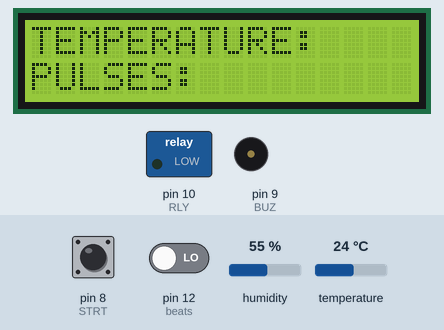
Recording of a sketch running on a simulated Arduino Uno, built with avr-gcc and run on an emulated ATmega328P. Parts: 16×2 character LCD, switched loads named in the sketch (green lamp = pin HIGH), buzzer (waves = sounding, pin HIGH). The inputs (shaded band) are chosen by the test bench; at power-on: pin 8 (STRT) HIGH, temperature 24 °C, pin 12 (beats) LOW, humidity 55 %. What the sketch prints to the serial monitor is not drawn.

Above: at 0.8 s.
0.9 s: pin 8 (STRT) pulled LOW for 0.15 s
At 1.2 s:
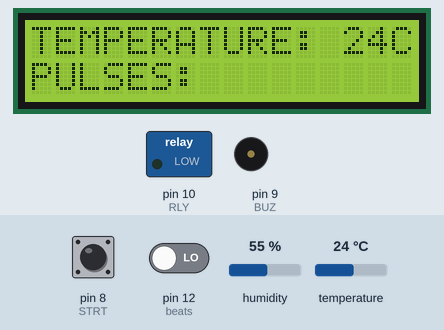
2.5 s: temperature set to 12 °C
At 3.9 s:
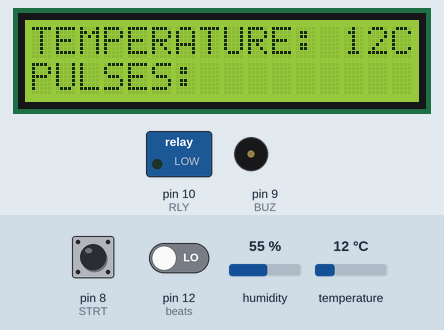
4.4 s: pin 12 (beats) driven HIGH
At 5.2 s:
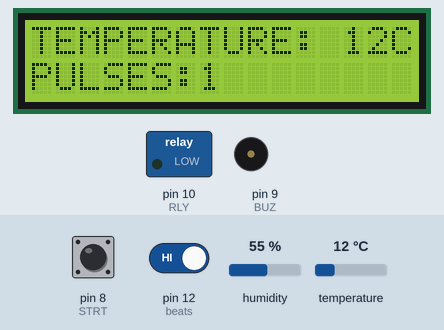
5.9 s: temperature set to 19 °C
At 8.0 s:
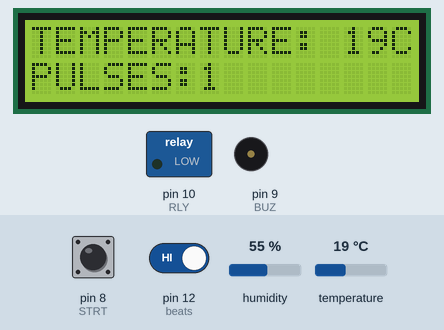
8.5 s: temperature set to 28 °C
At 30.3 s:
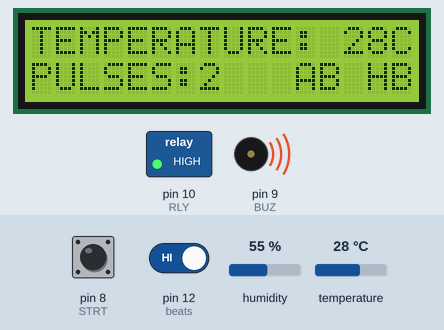
Timing chart, 0 to 31.0 s (numbered marks = the images above; inputs shaded):
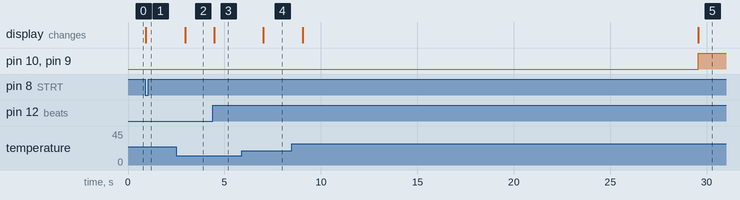

The sketch:

heart_proj.ino
```cpp
#include <LiquidCrystal.h>
LiquidCrystal lcd(7, 6, 5, 4, 3, 2);

#include <DHT.h>
#define DHTPIN 11
#define DHTTYPE DHT11
DHT dht(DHTPIN, DHTTYPE);
const int beats = 12;
const int BUZ = 9;
const int STRT = 8;
const int RLY = 10;

int t = 0;
int count = 0;
int i = 0;
int j = 0;
int ppp = 0;
void setup() {

  lcd.begin(16, 2);
  lcd.setCursor(0, 0);
  lcd.print("TEMPERATURE:    ");
  lcd.setCursor(0, 1);
  lcd.print("PULSES:         ");
  Serial.begin(9600);

  pinMode(beats, INPUT);
  pinMode(BUZ, OUTPUT);
  pinMode(RLY, OUTPUT);
  pinMode(STRT, INPUT);
  digitalWrite(STRT, HIGH);
  digitalWrite(RLY, LOW);
  digitalWrite(BUZ, LOW);
  dht.begin();
  Serial.begin(9600);
  Serial.println("WELCOME");
wait:
  if (digitalRead(STRT) == HIGH) {
    goto wait;
  }
  Serial.println("SENSORS READING....");
}
void loop() {
home:
  for (j = 0; j <= 140; j++) {
    t = dht.readTemperature();
    lcd.setCursor(13, 0);
    lcd.print(t);
    lcd.setCursor(15, 0);
    lcd.print("C");

    if (digitalRead(beats) == LOW) {
      ppp = 1;
    }
    delay(100);
    if (digitalRead(beats) == HIGH) {
      if (ppp == 1) {
        count = count + 1;
        lcd.setCursor(7, 1);
        lcd.print(count);
        ppp = 0;
      }
    }
    delay(100);
  }

  count = count * 2;
  lcd.setCursor(7, 1);
  lcd.print(count);
  Serial.print("TEMPERATURE=");
  Serial.print(t);
  Serial.println('C');
  if (count < 40) {
    lcd.setCursor(11, 1);
    lcd.print("AB HB");
    digitalWrite(BUZ, HIGH);
    digitalWrite(RLY, HIGH);
    Serial.print("ALERT,ABNORMAL HEARTBEAT,BPM:");
    Serial.println(count);
    delay(10000);
    digitalWrite(RLY, LOW);
    digitalWrite(BUZ, LOW);
    lcd.setCursor(0, 1);
    lcd.print("PULSES:         ");
    count = 0;
  } else {
    lcd.setCursor(11, 1);
    lcd.print("NRML ");
    Serial.print("NORMAL BPM:");
    Serial.println(count);
    delay(2000);
    lcd.setCursor(0, 1);
    lcd.print("PULSES:         ");
    count = 0;
  }


  /////////////////////////////////////////////////////////////////////////////////        
}
```

Measured:
- after the input at 0.9 s, the display: changes at once (image 1)
- after the input at 2.5 s, the display: changes after 0.46 s (image 2)
- after the input at 4.4 s, the display: changes after 0.06 s (image 3)
- after the input at 5.9 s, the display: changes after 1.1 s (image 4)
- after the input at 8.5 s, the display: first changes after 0.55 s (image 5 shows a later state)
